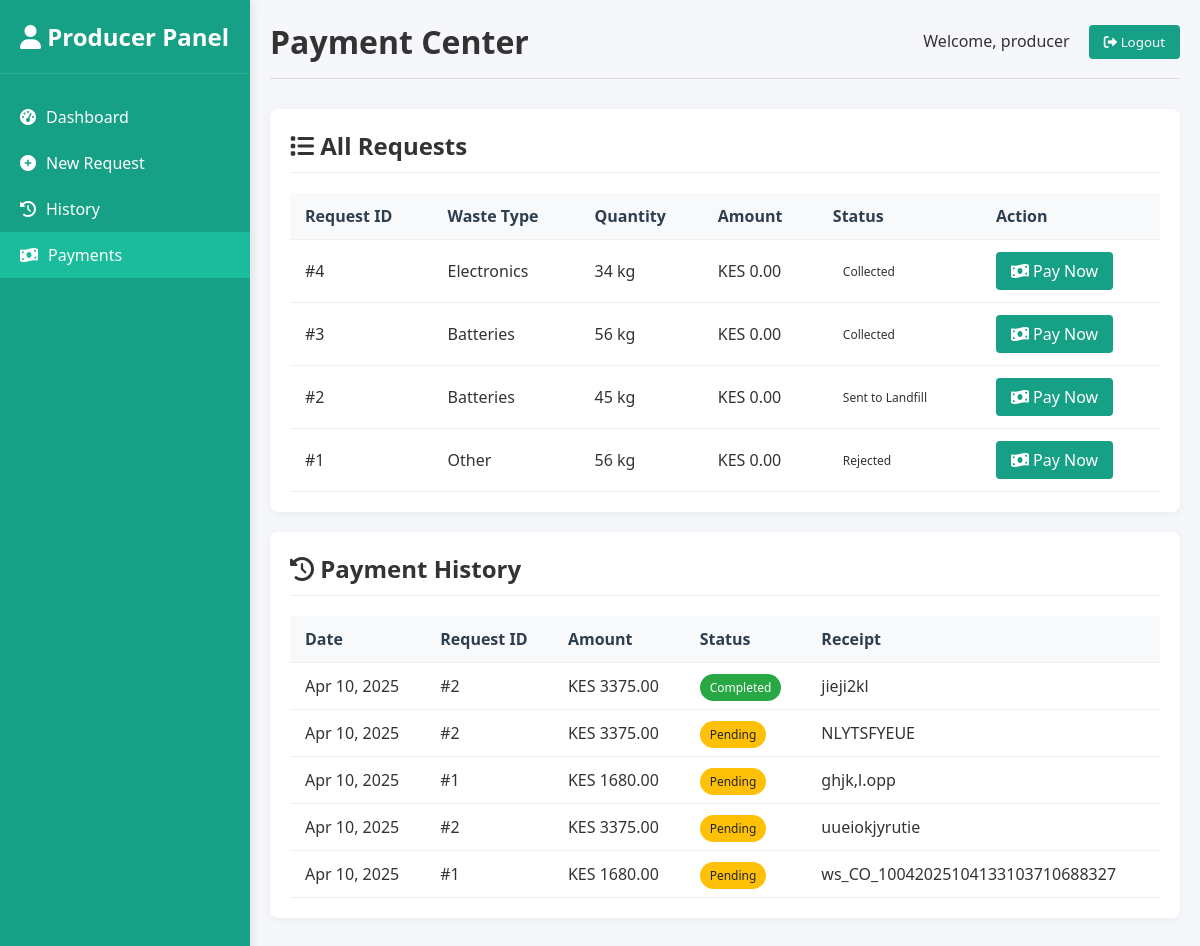
Screenshot of /accounts/producer/payments/ (signed in) with the database file from the repository.
### accounts/models.py (models this page shows, shortened)
class User(AbstractUser):
    ROLE_CHOICES = [
        ('admin', 'Admin'),
        ('producer', 'E-Waste Producer'),
        ('collector', 'Collector & Recycler'),
    ]
    role = models.CharField(max_length=10, choices=ROLE_CHOICES, default='producer')
    address = models.TextField(blank=True, null=True)
    phone = models.CharField(max_length=20, blank=True, null=True)

class CollectionRequest(models.Model):
    STATUS_CHOICES = [
        ('pending', 'Pending'),
        ('approved', 'Approved'),
        ('assigned', 'Assigned'),
        ('collected', 'Collected'),
        ('recycled', 'Recycled'),
        ('landfill', 'Sent to Landfill'),
        ('rejected', 'Rejected'),
    ]
    WASTE_TYPES = [
        ('electronics', 'Electronics'),
        ('batteries', 'Batteries'),
        ('appliances', 'Appliances'),
        ('other', 'Other'),
    ]
    DISPOSITION_CHOICES = [
        ('recycled', 'Recycled'),
        ('landfill', 'Sent to Landfill'),
        ('other', 'Other Disposition'),
    ]
    producer = models.ForeignKey(User, on_delete=models.CASCADE, related_name='requests')
    waste_type = models.CharField(max_length=20, choices=WASTE_TYPES)
    quantity = models.PositiveIntegerField()
    description = models.TextField(blank=True)
    status = models.CharField(max_length=20, choices=STATUS_CHOICES, default='pending')
    request_date = models.DateTimeField(auto_now_add=True)
    collection_date = models.DateField(null=True, blank=True)
    collector = models.ForeignKey(User, on_delete=models.SET_NULL, null=True, blank=True, related_name='assignments')
    admin_notes = models.TextField(blank=True)
    final_disposition = models.CharField(max_length=20, choices=DISPOSITION_CHOICES, null=True, blank=True)
    recycling_notes = models.TextField(blank=True)
    recycling_date = models.DateField(null=True, blank=True)
    actual_quantity = models.PositiveIntegerField(null=True, blank=True)

class Payment(models.Model):
    PAYMENT_STATUS_CHOICES = [
        ('pending', 'Pending'),
        ('completed', 'Completed'),
        ('failed', 'Failed'),
    ]
    request = models.ForeignKey(CollectionRequest, on_delete=models.CASCADE, related_name='payments')
    amount = models.DecimalField(max_digits=10, decimal_places=2)
    phone_number = models.CharField(max_length=15)
    mpesa_receipt_number = models.CharField(max_length=50, blank=True, null=True)
    transaction_date = models.DateTimeField(null=True, blank=True)
    status = models.CharField(max_length=20, choices=PAYMENT_STATUS_CHOICES, default='pending')
    created_at = models.DateTimeField(auto_now_add=True)
    verified = models.BooleanField(default=False)
    admin_approved = models.BooleanField(default=False)

### accounts/views.py (the view)
# urls.py: path('producer/payments/', views.producer_payment_list, name='producer_payment_list'),
@login_required
def producer_payment_list(request):
    if request.user.role != 'producer':
        return HttpResponse("Unauthorized", status=403)
    all_requests = CollectionRequest.objects.filter(
        producer=request.user
    ).order_by('-request_date')
    payment_history = Payment.objects.filter(
        request__producer=request.user
    ).order_by('-created_at')
    context = {
        'payable_requests': all_requests,  # Renamed from payable_requests to all_requests
        'payment_history': payment_history
    }
    return render(request, 'accounts/producer_payment_list.html', context)

### accounts/templates/accounts/producer_payment_list.html (shortened to what this page needs)
<!DOCTYPE html>
<html lang="en">
<head>
    <link rel="stylesheet" href="https://cdnjs.cloudflare.com/ajax/libs/font-awesome/6.0.0/css/all.min.css">
</head>
<body>
    <div class="sidebar">
        <div class="sidebar-header">
            <h2><i class="fas fa-user"></i> Producer Panel</h2>
        </div>
        <div class="sidebar-menu">
            <a href="{% url 'accounts:producer_dashboard' %}" class="menu-item">
                <i class="fas fa-tachometer-alt"></i> Dashboard
            </a>
            <a href="{% url 'accounts:new_request' %}" class="menu-item">
                <i class="fas fa-plus-circle"></i> New Request
            </a>
            <a href="{% url 'accounts:producer_dashboard' %}" class="menu-item">
                <i class="fas fa-history"></i> History
            </a>
            <a href="{% url 'accounts:producer_payment_list' %}" class="menu-item active">
                <i class="fas fa-money-bill-wave"></i> Payments
            </a>
        </div>
    </div>
    <div class="main-content">
        <div class="header">
            <h1>Payment Center</h1>
            <div>
                <span>Welcome, {{ request.user.username }}</span>
                <form action="{% url 'accounts:logout' %}" method="post" style="display: inline;">
                    <button type="submit" class="btn btn-primary" style="margin-left: 15px;">
                        <i class="fas fa-sign-out-alt"></i> Logout
                    </button>
                </form>
            </div>
        </div>
        <div class="card">
            <div class="card-header">
                <h2><i class="fas fa-list"></i> All Requests</h2>
            </div>
            <div class="card-body">
                {% if payable_requests %}
                <table>
                    <thead>
                        <tr>
                            <th>Request ID</th>
                            <th>Waste Type</th>
                            <th>Quantity</th>
                            <th>Amount</th>
                            <th>Status</th>
                            <th>Action</th>
                        </tr>
                    </thead>
                    <tbody>
                        {% for req in payable_requests %}
                        <tr>
                            <td>#{{ req.id }}</td>
                            <td>{{ req.get_waste_type_display }}</td>
                            <td>{{ req.quantity }} kg</td>
                            <td>KES {{ req.amount|default:"0.00" }}</td>
                            <td>
                                <span class="status-badge status-{{ req.status }}">
                                    {{ req.get_status_display }}
                                </span>
                            </td>
                            <td>
                                <a href="{% url 'accounts:payment_page' req.id %}" class="btn btn-primary">
                                    <i class="fas fa-money-bill-wave"></i> Pay Now
                                </a>
                            </td>
                        </tr>
                        {% endfor %}
                    </tbody>
                </table>
                {% endif %}
            </div>
        </div>
        <div class="card">
            <div class="card-header">
                <h2><i class="fas fa-history"></i> Payment History</h2>
            </div>
            <div class="card-body">
                {% if payment_history %}
                <table>
                    <thead>
                        <tr>
                            <th>Date</th>
                            <th>Request ID</th>
                            <th>Amount</th>
                            <th>Status</th>
                            <th>Receipt</th>
                        </tr>
                    </thead>
                    <tbody>
                        {% for payment in payment_history %}
                        <tr>
                            <td>{{ payment.created_at|date:"M d, Y" }}</td>
                            <td>#{{ payment.request.id }}</td>
                            <td>KES {{ payment.amount|floatformat:2 }}</td>
                            <td>
                                <span class="badge {% if payment.status == 'completed' %}bg-success{% elif payment.status == 'failed' %}bg-danger{% else %}bg-warning{% endif %}">
                                    {{ payment.get_status_display }}
                                </span>
                            </td>
                            <td>{{ payment.mpesa_receipt_number|default:"Pending" }}</td>
                        </tr>
                        {% endfor %}
                    </tbody>
                </table>
                {% else %}
                <div class="empty-state">
                    <i class="fas fa-inbox"></i>
                    <h3>No Payment History</h3>
                    <p>Your payment records will appear here once you make payments.</p>
                </div>
                {% endif %}
            </div>
        </div>
    </div>
</body>
</html>

### accounts/templates/accounts/producer_payment_list.html (style rules this page uses)
:root { --primary: #16a085; --secondary: #1abc9c; --light: #ecf0f1; --dark: #2c3e50; --info: #17a2b8; --warning: #ffc107; --danger: #dc3545; --success: #28a745; --gray: #6c757d; }
* { margin: 0; padding: 0; box-sizing: border-box; font-family: 'Segoe UI', Tahoma, Geneva, Verdana, sans-serif; }
body { background-color: #f5f7fa; color: #333; display: grid; grid-template-columns: 250px 1fr; min-height: 100vh; }
.sidebar { background: var(--primary); color: white; padding: 20px 0; box-shadow: 2px 0 10px rgba(0,0,0,0.1); }
.sidebar-header { padding: 0 20px 20px; border-bottom: 1px solid rgba(255,255,255,0.1); }
.sidebar-menu { margin-top: 20px; }
.menu-item { padding: 12px 20px; cursor: pointer; transition: all 0.3s; display: flex; align-items: center; color: white; text-decoration: none; }
.menu-item.active { background: var(--secondary); }
.menu-item i { margin-right: 10px; }
.main-content { padding: 20px; }
.header { display: flex; justify-content: space-between; align-items: center; margin-bottom: 30px; padding-bottom: 15px; border-bottom: 1px solid #ddd; }
.card { background: white; border-radius: 8px; padding: 20px; box-shadow: 0 2px 10px rgba(0,0,0,0.05); margin-bottom: 20px; }
.card-header { display: flex; justify-content: space-between; align-items: center; margin-bottom: 20px; padding-bottom: 10px; border-bottom: 1px solid #eee; }
.btn { padding: 8px 15px; border-radius: 4px; border: none; cursor: pointer; font-weight: 500; transition: all 0.3s; text-decoration: none; display: inline-block; }
.btn-primary { background: var(--primary); color: white; }
table { width: 100%; border-collapse: collapse; }
th, td { padding: 12px 15px; text-align: left; border-bottom: 1px solid #eee; }
th { background-color: #f8f9fa; font-weight: 600; color: var(--dark); }
.status-badge { padding: 5px 10px; border-radius: 20px; font-size: 12px; font-weight: 500; display: inline-block; }
.badge { padding: 5px 10px; border-radius: 20px; font-size: 12px; font-weight: 500; }
.bg-success { background-color: var(--success); color: white; }
.bg-warning { background-color: var(--warning); color: #212529; }

### rows the page displays
User: user.username "producer"
CollectionRequest: id "4", waste_type "Electronics", quantity "34", amount "0.00", status "Collected"
CollectionRequest: id "3", waste_type "Batteries", quantity "56", amount "0.00", status "Collected"
CollectionRequest: id "2", waste_type "Batteries", quantity "45", amount "0.00", status "Sent to Landfill"
CollectionRequest: id "1", waste_type "Other", quantity "56", amount "0.00", status "Rejected"
Payment: created_at "Apr 10, 2025", request.id "2", amount "3375.00", status "Completed", mpesa_receipt_number "jieji2kl"
Payment: created_at "Apr 10, 2025", request.id "2", amount "3375.00", status "Pending", mpesa_receipt_number "NLYTSFYEUE"
Payment: created_at "Apr 10, 2025", request.id "1", amount "1680.00", status "Pending", mpesa_receipt_number "ghjk,l.opp"
Payment: created_at "Apr 10, 2025", request.id "2", amount "3375.00", status "Pending", mpesa_receipt_number "uueiokjyrutie"
Payment: created_at "Apr 10, 2025", request.id "1", amount "1680.00", status "Pending", mpesa_receipt_number "ws_CO_10042025104133103710688327"
